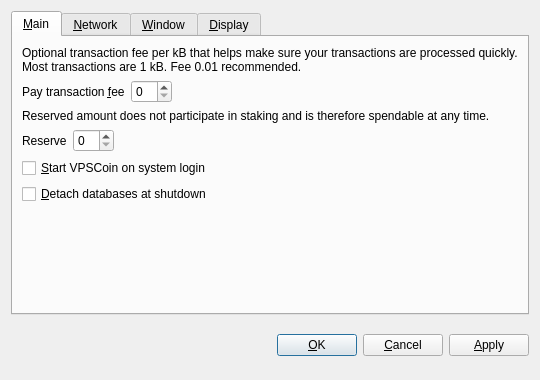
<?xml version="1.0" encoding="UTF-8"?>
<ui version="4.0">
 <class>OptionsDialog</class>
 <widget class="QDialog" name="OptionsDialog">
  <property name="geometry">
   <rect>
    <x>0</x>
    <y>0</y>
    <width>540</width>
    <height>380</height>
   </rect>
  </property>
  <property name="windowTitle">
   <string>Options</string>
  </property>
  <property name="modal">
   <bool>true</bool>
  </property>
  <layout class="QVBoxLayout" name="verticalLayout">
   <item>
    <widget class="QTabWidget" name="tabWidget">
     <property name="tabPosition">
      <enum>QTabWidget::North</enum>
     </property>
     <property name="currentIndex">
      <number>0</number>
     </property>
     <widget class="QWidget" name="tabMain">
      <attribute name="title">
       <string>&amp;Main</string>
      </attribute>
      <layout class="QVBoxLayout" name="verticalLayout_Main">
       <item>
        <widget class="QLabel" name="transactionFeeInfoLabel">
         <property name="text">
          <string>Optional transaction fee per kB that helps make sure your transactions are processed quickly. Most transactions are 1 kB. Fee 0.01 recommended.</string>
         </property>
         <property name="textFormat">
          <enum>Qt::PlainText</enum>
         </property>
         <property name="wordWrap">
          <bool>true</bool>
         </property>
        </widget>
       </item>
       <item>
        <layout class="QHBoxLayout" name="horizontalLayoutFee">
         <item>
          <widget class="QLabel" name="transactionFeeLabel">
           <property name="text">
            <string>Pay transaction &amp;fee</string>
           </property>
           <property name="textFormat">
            <enum>Qt::PlainText</enum>
           </property>
           <property name="buddy">
            <cstring>transactionFee</cstring>
           </property>
          </widget>
         </item>
         <item>
          <widget class="BitcoinAmountField" name="transactionFee"/>
         </item>
         <item>
          <spacer name="horizontalSpacerFee">
           <property name="orientation">
            <enum>Qt::Horizontal</enum>
           </property>
           <property name="sizeHint" stdset="0">
            <size>
             <width>40</width>
             <height>20</height>
            </size>
           </property>
          </spacer>
         </item>
        </layout>
       </item>
       <item>
        <widget class="QLabel" name="reserveBalanceInfoLabel">
         <property name="text">
          <string>Reserved amount does not participate in staking and is therefore spendable at any time.</string>
         </property>
         <property name="textFormat">
          <enum>Qt::PlainText</enum>
         </property>
         <property name="wordWrap">
          <bool>true</bool>
         </property>
        </widget>
       </item>
       <item>
        <layout class="QHBoxLayout" name="horizontalLayoutReserveBalance">
         <item>
          <widget class="QLabel" name="reserveBalanceLabel">
           <property name="text">
            <string>Reserve</string>
           </property>
           <property name="textFormat">
            <enum>Qt::PlainText</enum>
           </property>
           <property name="buddy">
            <cstring>reserveBalance</cstring>
           </property>
          </widget>
         </item>
         <item>
          <widget class="BitcoinAmountField" name="reserveBalance"/>
         </item>
         <item>
          <spacer name="horizontalSpacerReserveBalance">
           <property name="orientation">
            <enum>Qt::Horizontal</enum>
           </property>
           <property name="sizeHint" stdset="0">
            <size>
             <width>40</width>
             <height>20</height>
            </size>
           </property>
          </spacer>
         </item>
        </layout>
       </item>
       <item>
        <widget class="QCheckBox" name="bitcoinAtStartup">
         <property name="toolTip">
          <string>Automatically start VPSCoin after logging in to the system.</string>
         </property>
         <property name="text">
          <string>&amp;Start VPSCoin on system login</string>
         </property>
        </widget>
       </item>
       <item>
        <widget class="QCheckBox" name="detachDatabases">
         <property name="toolTip">
          <string>Detach block and address databases at shutdown. This means they can be moved to another data directory, but it slows down shutdown. The wallet is always detached.</string>
         </property>
         <property name="text">
          <string>&amp;Detach databases at shutdown</string>
         </property>
        </widget>
       </item>
       <item>
        <spacer name="verticalSpacer_Main">
         <property name="orientation">
          <enum>Qt::Vertical</enum>
         </property>
         <property name="sizeHint" stdset="0">
          <size>
           <width>20</width>
           <height>40</height>
          </size>
         </property>
        </spacer>
       </item>
      </layout>
     </widget>
     <widget class="QWidget" name="tabNetwork">
      <attribute name="title">
       <string>&amp;Network</string>
      </attribute>
      <layout class="QVBoxLayout" name="verticalLayout_Network">
       <item>
        <widget class="QCheckBox" name="mapPortUpnp">
         <property name="toolTip">
          <string>Automatically open the VPSCoin client port on the router. This only works when your router supports UPnP and it is enabled.</string>
         </property>
         <property name="text">
          <string>Map port using &amp;UPnP</string>
         </property>
        </widget>
       </item>
       <item>
        <widget class="QCheckBox" name="connectSocks">
         <property name="toolTip">
          <string>Connect to the VPSCoin network through a SOCKS proxy (e.g. when connecting through Tor).</string>
         </property>
         <property name="text">
          <string>&amp;Connect through SOCKS proxy:</string>
         </property>
        </widget>
       </item>
       <item>
        <layout class="QHBoxLayout" name="horizontalLayout_Network">
         <item>
          <widget class="QLabel" name="proxyIpLabel">
           <property name="text">
            <string>Proxy &amp;IP:</string>
           </property>
           <property name="textFormat">
            <enum>Qt::PlainText</enum>
           </property>
           <property name="buddy">
            <cstring>proxyIp</cstring>
           </property>
          </widget>
         </item>
         <item>
          <widget class="QValidatedLineEdit" name="proxyIp">
           <property name="maximumSize">
            <size>
             <width>140</width>
             <height>16777215</height>
            </size>
           </property>
           <property name="toolTip">
            <string>IP address of the proxy (e.g. 127.0.0.1)</string>
           </property>
          </widget>
         </item>
         <item>
          <widget class="QLabel" name="proxyPortLabel">
           <property name="text">
            <string>&amp;Port:</string>
           </property>
           <property name="textFormat">
            <enum>Qt::PlainText</enum>
           </property>
           <property name="buddy">
            <cstring>proxyPort</cstring>
           </property>
          </widget>
         </item>
         <item>
          <widget class="QLineEdit" name="proxyPort">
           <property name="maximumSize">
            <size>
             <width>55</width>
             <height>16777215</height>
            </size>
           </property>
           <property name="toolTip">
            <string>Port of the proxy (e.g. 9050)</string>
           </property>
          </widget>
         </item>
         <item>
          <widget class="QLabel" name="socksVersionLabel">
           <property name="text">
            <string>SOCKS &amp;Version:</string>
           </property>
           <property name="textFormat">
            <enum>Qt::PlainText</enum>
           </property>
           <property name="buddy">
            <cstring>socksVersion</cstring>
           </property>
          </widget>
         </item>
         <item>
          <widget class="QValueComboBox" name="socksVersion">
           <property name="toolTip">
            <string>SOCKS version of the proxy (e.g. 5)</string>
           </property>
          </widget>
         </item>
         <item>
          <spacer name="horizontalSpacer_Network">
           <property name="orientation">
            <enum>Qt::Horizontal</enum>
           </property>
           <property name="sizeHint" stdset="0">
            <size>
             <width>40</width>
             <height>20</height>
            </size>
           </property>
          </spacer>
         </item>
        </layout>
       </item>
       <item>
        <spacer name="verticalSpacer_Network">
         <property name="orientation">
          <enum>Qt::Vertical</enum>
         </property>
         <property name="sizeHint" stdset="0">
          <size>
           <width>20</width>
           <height>40</height>
          </size>
         </property>
        </spacer>
       </item>
      </layout>
     </widget>
     <widget class="QWidget" name="tabWindow">
      <attribute name="title">
       <string>&amp;Window</string>
      </attribute>
      <layout class="QVBoxLayout" name="verticalLayout_Window">
       <item>
        <widget class="QCheckBox" name="minimizeToTray">
         <property name="toolTip">
          <string>Show only a tray icon after minimizing the window.</string>
         </property>
         <property name="text">
          <string>&amp;Minimize to the tray instead of the taskbar</string>
         </property>
        </widget>
       </item>
       <item>
        <widget class="QCheckBox" name="minimizeOnClose">
         <property name="toolTip">
          <string>Minimize instead of exit the application when the window is closed. When this option is enabled, the application will be closed only after selecting Quit in the menu.</string>
         </property>
         <property name="text">
          <string>M&amp;inimize on close</string>
         </property>
        </widget>
       </item>
       <item>
        <spacer name="verticalSpacer_Window">
         <property name="orientation">
          <enum>Qt::Vertical</enum>
         </property>
         <property name="sizeHint" stdset="0">
          <size>
           <width>20</width>
           <height>40</height>
          </size>
         </property>
        </spacer>
       </item>
      </layout>
     </widget>
     <widget class="QWidget" name="tabDisplay">
      <attribute name="title">
       <string>&amp;Display</string>
      </attribute>
      <layout class="QVBoxLayout" name="verticalLayout_Display">
       <item>
        <layout class="QHBoxLayout" name="horizontalLayout_1_Display">
         <item>
          <widget class="QLabel" name="langLabel">
           <property name="text">
            <string>User Interface &amp;language:</string>
           </property>
           <property name="textFormat">
            <enum>Qt::PlainText</enum>
           </property>
           <property name="buddy">
            <cstring>lang</cstring>
           </property>
          </widget>
         </item>
         <item>
          <widget class="QValueComboBox" name="lang">
           <property name="toolTip">
            <string>The user interface language can be set here. This setting will take effect after restarting VPSCoin.</string>
           </property>
          </widget>
         </item>
        </layout>
       </item>
       <item>
        <layout class="QHBoxLayout" name="horizontalLayout_2_Display">
         <item>
          <widget class="QLabel" name="unitLabel">
           <property name="text">
            <string>&amp;Unit to show amounts in:</string>
           </property>
           <property name="textFormat">
            <enum>Qt::PlainText</enum>
           </property>
           <property name="buddy">
            <cstring>unit</cstring>
           </property>
          </widget>
         </item>
         <item>
          <widget class="QValueComboBox" name="unit">
           <property name="toolTip">
            <string>Choose the default subdivision unit to show in the interface and when sending coins.</string>
           </property>
          </widget>
         </item>
        </layout>
       </item>
       <item>
        <widget class="QCheckBox" name="displayAddresses">
         <property name="toolTip">
          <string>Whether to show VPSCoin addresses in the transaction list or not.</string>
         </property>
         <property name="text">
          <string>&amp;Display addresses in transaction list</string>
         </property>
        </widget>
       </item>
       <item>
        <widget class="QCheckBox" name="coinControlFeatures">
         <property name="toolTip">
          <string>Whether to show coin control features or not.</string>
         </property>
         <property name="text">
          <string>Display coin &amp;control features (experts only!)</string>
         </property>
        </widget>
       </item>
       <item>
        <spacer name="verticalSpacer_Display">
         <property name="orientation">
          <enum>Qt::Vertical</enum>
         </property>
         <property name="sizeHint" stdset="0">
          <size>
           <width>20</width>
           <height>40</height>
          </size>
         </property>
        </spacer>
       </item>
      </layout>
     </widget>
    </widget>
   </item>
   <item>
    <layout class="QHBoxLayout" name="horizontalLayout_Buttons">
     <item>
      <spacer name="horizontalSpacer_1">
       <property name="orientation">
        <enum>Qt::Horizontal</enum>
       </property>
       <property name="sizeHint" stdset="0">
        <size>
         <width>40</width>
         <height>48</height>
        </size>
       </property>
      </spacer>
     </item>
     <item>
      <widget class="QLabel" name="statusLabel">
       <property name="font">
        <font>
         <weight>75</weight>
         <bold>true</bold>
        </font>
       </property>
       <property name="text">
        <string/>
       </property>
       <property name="textFormat">
        <enum>Qt::PlainText</enum>
       </property>
       <property name="wordWrap">
        <bool>true</bool>
       </property>
      </widget>
     </item>
     <item>
      <spacer name="horizontalSpacer_2">
       <property name="orientation">
        <enum>Qt::Horizontal</enum>
       </property>
       <property name="sizeHint" stdset="0">
        <size>
         <width>40</width>
         <height>48</height>
        </size>
       </property>
      </spacer>
     </item>
     <item>
      <widget class="QPushButton" name="okButton">
       <property name="text">
        <string>&amp;OK</string>
       </property>
      </widget>
     </item>
     <item>
      <widget class="QPushButton" name="cancelButton">
       <property name="text">
        <string>&amp;Cancel</string>
       </property>
       <property name="autoDefault">
        <bool>false</bool>
       </property>
      </widget>
     </item>
     <item>
      <widget class="QPushButton" name="applyButton">
       <property name="text">
        <string>&amp;Apply</string>
       </property>
       <property name="autoDefault">
        <bool>false</bool>
       </property>
      </widget>
     </item>
    </layout>
   </item>
  </layout>
 </widget>
 <customwidgets>
  <customwidget>
   <class>BitcoinAmountField</class>
   <extends>QSpinBox</extends>
   <header>bitcoinamountfield.h</header>
  </customwidget>
  <customwidget>
   <class>QValueComboBox</class>
   <extends>QComboBox</extends>
   <header>qvaluecombobox.h</header>
  </customwidget>
  <customwidget>
   <class>QValidatedLineEdit</class>
   <extends>QLineEdit</extends>
   <header>qvalidatedlineedit.h</header>
  </customwidget>
 </customwidgets>
 <resources/>
 <connections/>
</ui>
